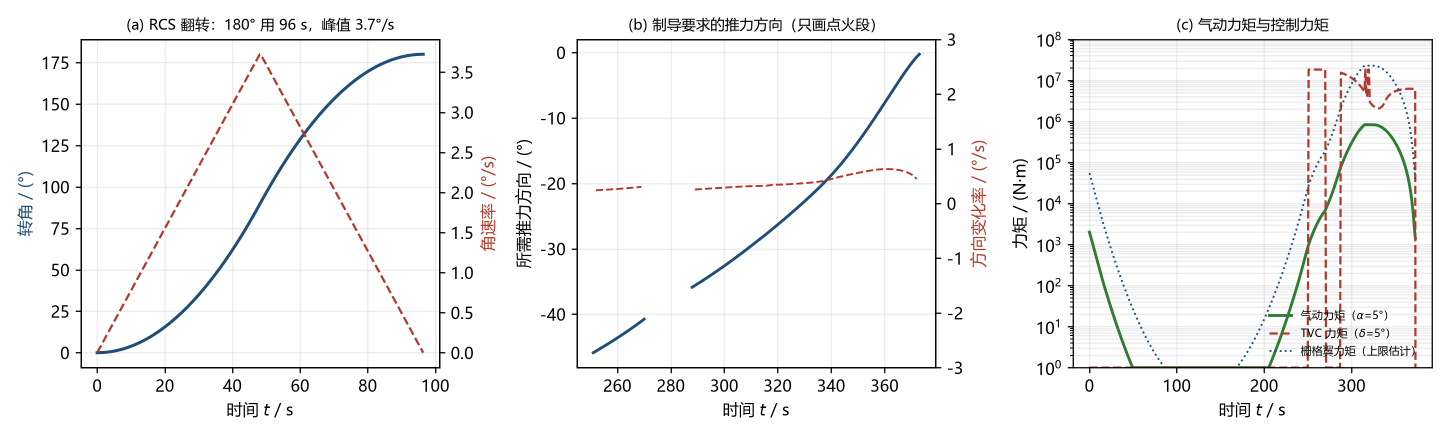
#> input picture projects/全球大学生物理竞赛/2026-A-一级火箭回收/v18/results/figures/source14.png, 2898 x 874 px (shown at 1/2 size)
$ python relayout_attitude.py
#> lines starting #> are read from the running program, lines starting #| are printed output that depends on the picture; after the words box and inside, x2 and y2 are one past the last pixel; in counts of white or black regions, pixels touching at a corner belong together
from pathlib import Path
import numpy as np
from PIL import Image
import matplotlib
matplotlib.use('Agg')
import matplotlib.pyplot as plt
root=Path(__file__).resolve().parents[1]
im=np.asarray(Image.open(root/'results/figures/source14.png').convert('RGB'))
# Original plot coordinates measured on the 1800-pixel reference preview.
sx=im.shape[1]/1800; sy=im.shape[0]/543
#> after `sx = im.shape[1] / 1800`: sx = 1.61
#> after `sy = im.shape[0] / 543`: sy = 1.61
fig,axs=plt.subplots(1,3,figsize=(13.8,4.8));fig.subplots_adjust(left=.06,right=.94,bottom=.29,top=.85,wspace=.63)
colors={'blue':'#1f4e79','red':'#b03a2e','green':'#2e7d32'}
records=[]
def trace(ax,box,xlim,ylim,color,log=False,exclude=None):
 x0,y0,x1,y1=[int(round(v*(sx if i%2==0 else sy))) for i,v in enumerate(box)]
 a=im[y0:y1,x0:x1].astype(float);r,g,b=a[:,:,0],a[:,:,1],a[:,:,2]
 mask={'blue':(b>r*1.30)&(b>g*1.08)&(r<170),'red':(r>g*1.5)&(r>b*1.25)&(g<180),'green':(g>r*1.35)&(g>b*1.15)&(r<170)}[color]
 if exclude:
  for ex in exclude:
   ex0,ey0,ex1,ey1=ex;mask[max(0,int(ey0*sy)-y0):min(y1-y0,int(ey1*sy)-y0),max(0,int(ex0*sx)-x0):min(x1-x0,int(ex1*sx)-x0)]=False
 yy,xx=np.where(mask);x=xlim[0]+xx/(x1-x0)*(xlim[1]-xlim[0]);q=1-yy/(y1-y0)
 y=10**(np.log10(ylim[0])+q*np.log10(ylim[1]/ylim[0])) if log else ylim[0]+q*(ylim[1]-ylim[0])
 ax.scatter(x,y,s=.10,color=colors[color],rasterized=True,linewidths=0)
 records.append({'panel':len(records),'color':color,'pixels':len(x),'interpolation':False})
for ax in axs:ax.grid(alpha=.22);ax.set_xlabel('Time after separation (s)');ax.tick_params(labelsize=9)
a=axs[0];a.set(xlim=(-5,101),ylim=(-9,189),ylabel='Rotation angle (deg)',title='(a) RCS reorientation');trace(a,(101,49,547,457),(-5,101),(-9,189),'blue')
#> in trace, `mask={'blue':(b>r*1.30)&(b>g*1.08)&(r<170),'red':(r>g*1.5)&(r>b*1.25)&..`:
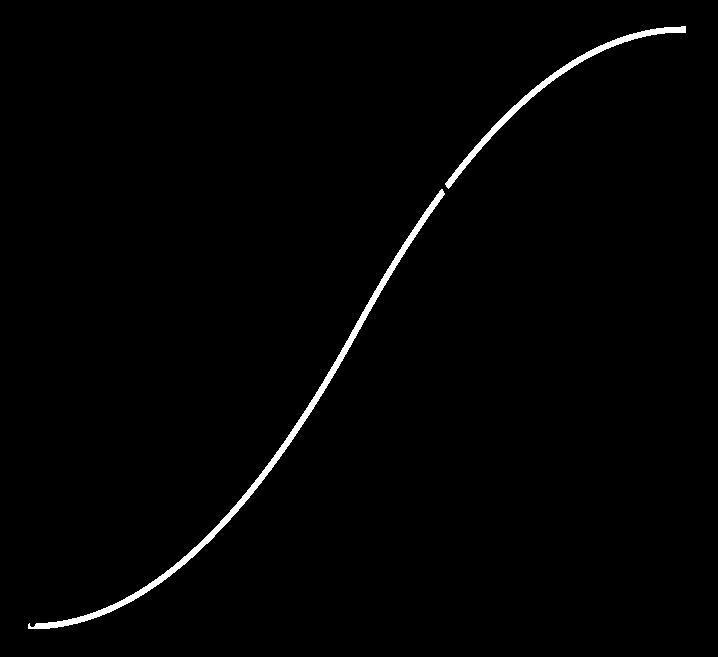
#> mask: shape (657, 718) bool; 1.2% white; 2 white regions, box (x1, y1, x2, y2) and area: (28, 189, 445, 629) 3790, (445, 26, 686, 189) 1823
#> in trace, `yy, xx = np.where(mask)`: yy = 5613 values from 26 to 628; xx = 5613 values, max 685 at index 4, min 28 at index 5452, mean 358.2
#> in trace, `x = xlim[0] + xx / (x1 - x0) * (xlim[1] - xlim[0])`: x = 5613 values, max 96.13 at index 4, min -0.866 at index 5452, mean 47.88
#> in trace, `q = 1 - yy / (y1 - y0)`: q = 5613 values, max 0.96 at index 0, min 0.0441 at index 5591, mean 0.503
#> in trace, `y=10**(np.log10(ylim[0])+q*np.log10(ylim[1]/ylim[0])) if log else ylim..`: y = 5613 values, max 181.2 at index 0, min -0.26 at index 5591, mean 90.66
ar=a.twinx();ar.set(ylim=(-.18,3.87),ylabel='Angular rate (deg/s)');trace(ar,(101,49,547,457),(-5,101),(-.18,3.87),'red');ar.tick_params(labelsize=9)
#> call 2 of trace, with box = (101, 49, 547, 457), xlim = (-5, 101), ylim = (-0.18, 3.87), color = 'red', log = False
#> in trace (call 2), `mask={'blue':(b>r*1.30)&(b>g*1.08)&(r<170),'red':(r>g*1.5)&(r>b*1.25)&..`:
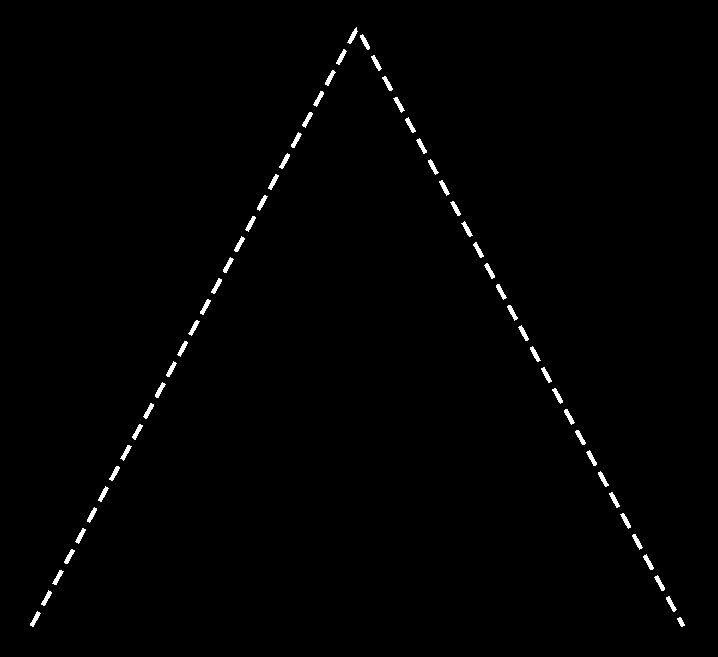
#> mask: shape (657, 718) bool; 0.86% white; 58 white regions, largest, box (x1, y1, x2, y2) and area: (393, 97, 405, 113) 72, (234, 236, 245, 252) 72, (484, 263, 495, 279) 72
#> in trace (call 2), `yy, xx = np.where(mask)`: yy = 4062 values from 27 to 626; xx = 4062 values, max 684 at index 4048, min 30 at index 4029, mean 356.8
#> in trace (call 2), `x = xlim[0] + xx / (x1 - x0) * (xlim[1] - xlim[0])`: x = 4062 values, max 95.98 at index 4048, min -0.571 at index 4029, mean 47.67
#> in trace (call 2), `q = 1 - yy / (y1 - y0)`: q = 4062 values, max 0.959 at index 0, min 0.0472 at index 4058, mean 0.5
#> in trace (call 2), `y=10**(np.log10(ylim[0])+q*np.log10(ylim[1]/ylim[0])) if log else ylim..`: y = 4062 values, max 3.7 at index 0, min 0.0111 at index 4058, mean 1.85
a=axs[1];a.set(xlim=(245,379),ylim=(-48,2),ylabel='Thrust angle (deg)',title='(b) Powered-flight direction');trace(a,(717,49,1162,457),(245,379),(-48,2),'blue')
#> call 3 of trace, with box = (717, 49, 1162, 457), xlim = (245, 379), ylim = (-48, 2), color = 'blue', log = False
#> in trace (call 3), `mask={'blue':(b>r*1.30)&(b>g*1.08)&(r<170),'red':(r>g*1.5)&(r>b*1.25)&..`:
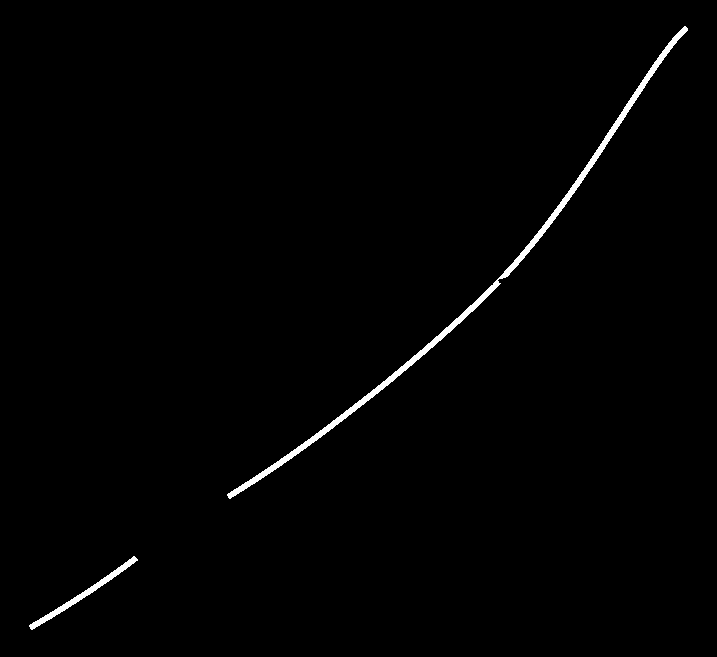
#> mask: shape (657, 717) bool; 0.96% white; 2 white regions, box (x1, y1, x2, y2) and area: (227, 26, 688, 499) 3802, (29, 556, 138, 630) 734
#> in trace (call 3), `yy, xx = np.where(mask)`: yy = 4536 values from 26 to 629; xx = 4536 values, max 687 at index 11, min 29 at index 4503, mean 411.5
#> in trace (call 3), `x = xlim[0] + xx / (x1 - x0) * (xlim[1] - xlim[0])`: x = 4536 values, max 373.4 at index 11, min 250.4 at index 4503, mean 321.9
#> in trace (call 3), `q = 1 - yy / (y1 - y0)`: q = 4536 values, max 0.96 at index 0, min 0.0426 at index 4534, mean 0.497
#> in trace (call 3), `y=10**(np.log10(ylim[0])+q*np.log10(ylim[1]/ylim[0])) if log else ylim..`: y = 4536 values, max 0.0213 at index 0, min -45.87 at index 4534, mean -23.17
ar=a.twinx();ar.set(ylim=(-3,3),ylabel='Direction rate (deg/s)');trace(ar,(717,49,1162,457),(245,379),(-3,3),'red');ar.tick_params(labelsize=9)
#> call 4 of trace, with box = (717, 49, 1162, 457), xlim = (245, 379), ylim = (-3, 3), color = 'red', log = False
#> in trace (call 4), `mask={'blue':(b>r*1.30)&(b>g*1.08)&(r<170),'red':(r>g*1.5)&(r>b*1.25)&..`:
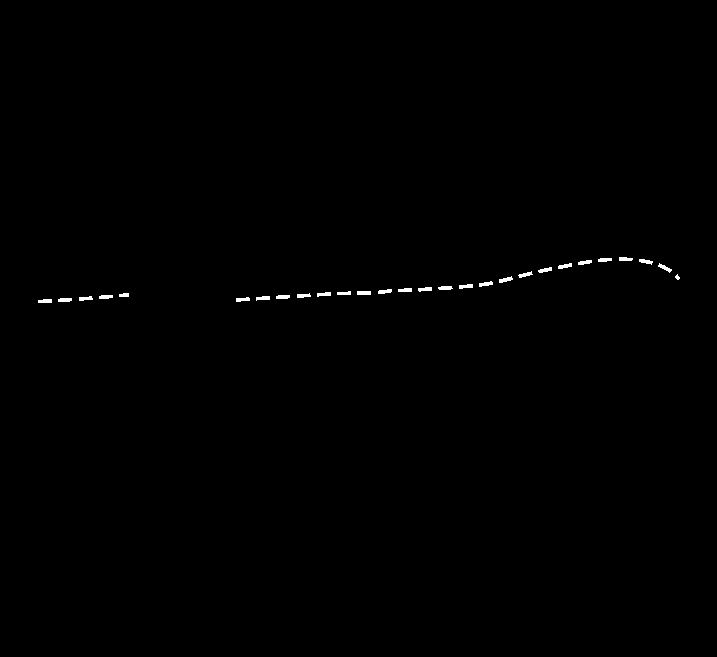
#> mask: shape (657, 717) bool; 0.29% white; 28 white regions (1 under 20 px), largest, box (x1, y1, x2, y2) and area: (357, 291, 371, 295) 56, (499, 276, 513, 283) 54, (558, 263, 572, 269) 53
#> in trace (call 4), `yy, xx = np.where(mask)`: yy = 1378 values from 257 to 302; xx = 1378 values, max 679 at index 423, min 38 at index 1285, mean 393.3
#> in trace (call 4), `x = xlim[0] + xx / (x1 - x0) * (xlim[1] - xlim[0])`: x = 1378 values, max 371.9 at index 423, min 252.1 at index 1285, mean 318.5
#> in trace (call 4), `q = 1 - yy / (y1 - y0)`: q = 1378 values, max 0.609 at index 0, min 0.54 at index 1364, mean 0.567
#> in trace (call 4), `y=10**(np.log10(ylim[0])+q*np.log10(ylim[1]/ylim[0])) if log else ylim..`: y = 1378 values, max 0.653 at index 0, min 0.242 at index 1364, mean 0.404
a.text(.5,-.27,'Unpowered coast between burns\n(no thrust direction)',transform=a.transAxes,ha='center',fontsize=8)
a=axs[2];a.set(xlim=(-20,390),ylim=(1,1e8),ylabel='Moment (N m)',title='(c) Moment scales');a.set_yscale('log')
for c,label,ls in [('green','Aerodynamic','-'),('red',r'TVC ($5^\circ$)','--'),('blue','Grid fins',':')]:
 trace(a,(1332,49,1779,457),(-20,390),(1,1e8),c,True,exclude=[(1572,380,1763,447)])
 a.plot([],[],color=colors[c],ls=ls,label=label)
#> this loop made 3 passes
#> pass 1, in trace (call 5), `a = im[y0:y1, x0:x1].astype(float)`:
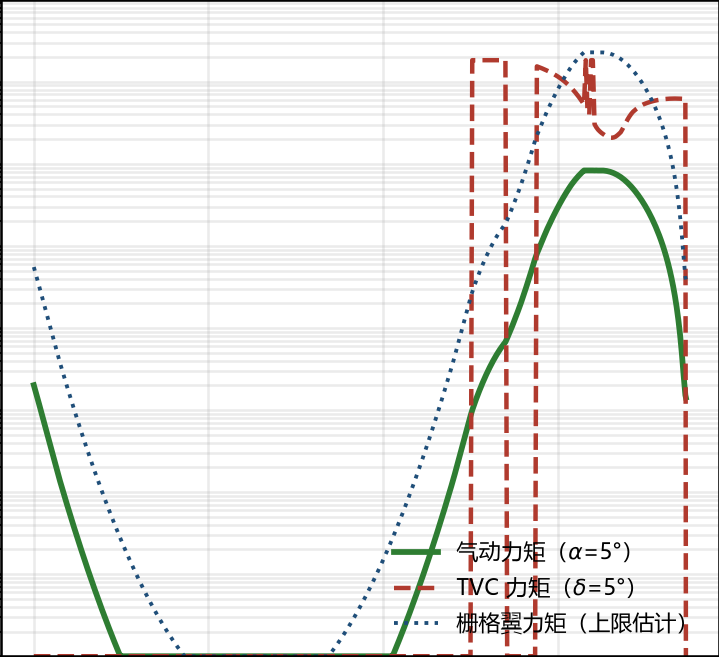
#> a: shape (657, 719, 3) float64; mean R, G, B 239.9, 239, 237.9
#> pass 1, in trace (call 5), `r, g, b = (a[:, :, 0], a[:, :, 1], a[:, :, 2])`:
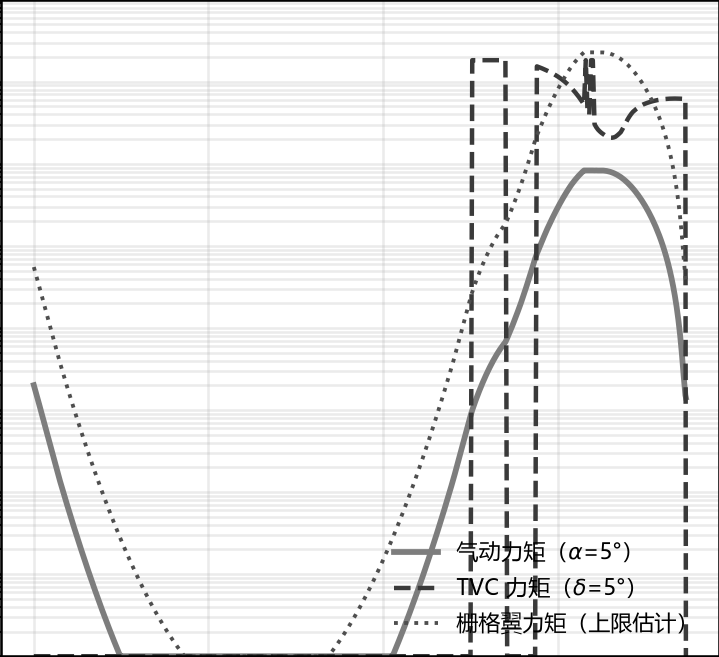
#> g: shape (657, 719) float64; min 0, max 255, mean 239
a.legend(loc='upper center',bbox_to_anchor=(.5,-.22),frameon=False,fontsize=8,ncol=1)
fig.savefig(root/'results/figures/attitude_relayout.pdf');fig.savefig(root/'results/figures/attitude_relayout.png',dpi=180)
#> after `fig.savefig(root / 'results/figures/attitude_relayout.pdf')`:
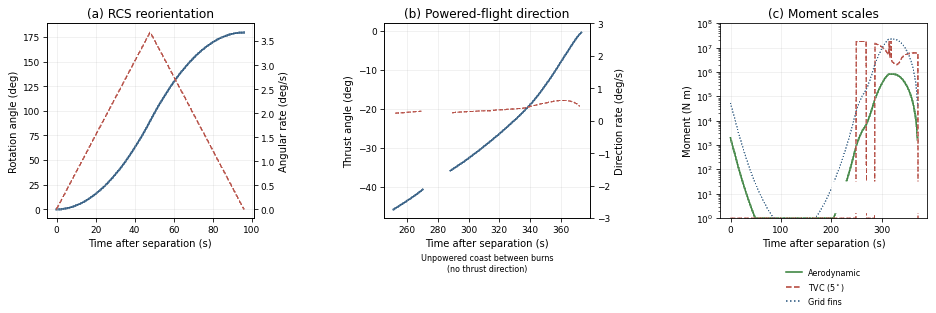
#> figure drawn by matplotlib, 5 panels
import json
(root/'results/data/attitude_relayout_provenance.json').write_text(json.dumps({'source':'source14.png','method':'Colored source pixels mapped to the original axes; no new simulation, no bridging of gaps. Original legend footprint excluded; obscured data are not reconstructed.','traces':records},indent=2))

$ run again, with projects/全球大学生物理竞赛/2026-A-一级火箭回收/v18/results/figures/source10.png copied over projects/全球大学生物理竞赛/2026-A-一级火箭回收/v18/results/figures/source14.png
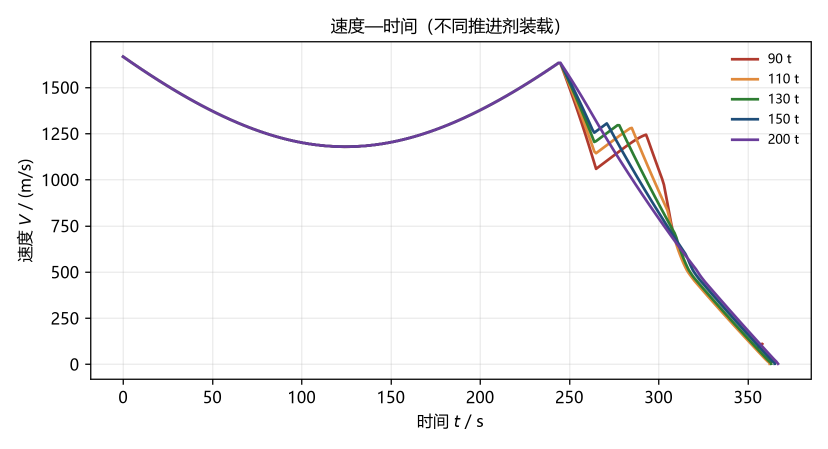
#> input picture projects/全球大学生物理竞赛/2026-A-一级火箭回收/v18/results/figures/source10.png, 1656 x 897 px (shown at 1/2 size)
#> in trace, `mask={'blue':(b>r*1.30)&(b>g*1.08)&(r<170),'red':(r>g*1.5)&(r>b*1.25)&..`:
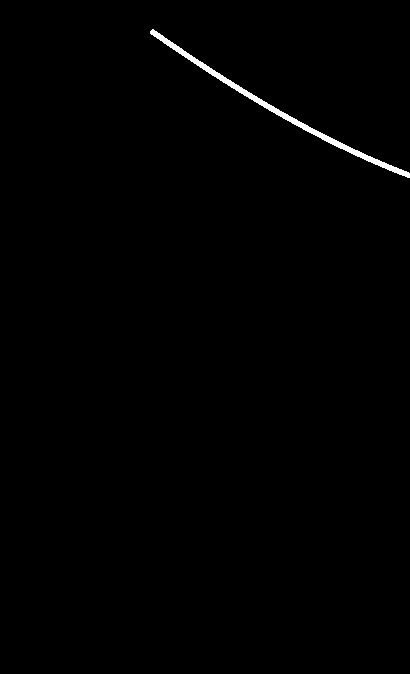
#> mask: shape (674, 410) bool; 0.59% white; 1 white region, box (x1, y1, x2, y2) and area: (150, 29, 410, 178) 1639
#> yy = 1639 values from 29 to 177; xx = 1639 values, max 409 at index 1611, min 150 at index 6, mean 277.4
#> x = 1639 values, max 100.7 at index 1611, min 33.78 at index 6, mean 66.71
#> q = 1639 values, max 0.957 at index 0, min 0.737 at index 1636, mean 0.839
#> y = 1639 values, max 180.5 at index 0, min 137 at index 1636, mean 157.2
#> mask: shape (674, 410) bool; every value is 0
#> a: shape (674, 409, 3) float64
#> r: shape (674, 409) float64
#> g: shape (674, 409) float64
#> b: shape (674, 409) float64
#> mask: shape (674, 409) bool; 0.87% white; 1 white region, box (x1, y1, x2, y2) and area: (0, 74, 409, 215) 2401
#> mask: shape (674, 409) bool; every value is 0
#> the loop `for c,label,ls in [('green','Aerodynamic','-'),('red',r'TVC ($5^\circ$..` made 3 passes
#> pass 1, in trace (call 5), `r, g, b = (a[:, :, 0], a[:, :, 1], a[:, :, 2])`:
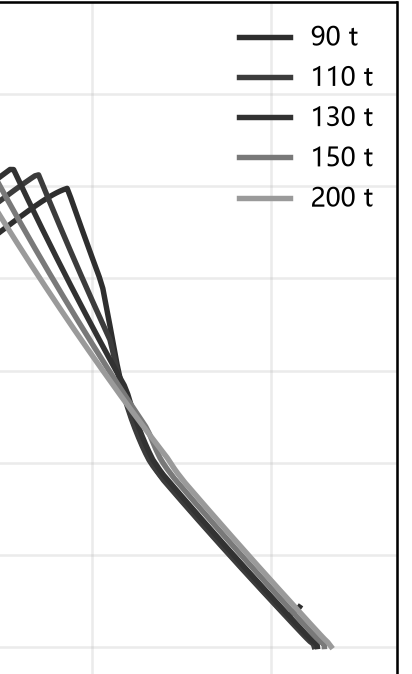
#> b: shape (674, 412) float64; min 0, max 255, mean 242.2

$ run again, with projects/全球大学生物理竞赛/2026-A-一级火箭回收/v18/results/figures/source12.png copied over projects/全球大学生物理竞赛/2026-A-一级火箭回收/v18/results/figures/source14.png
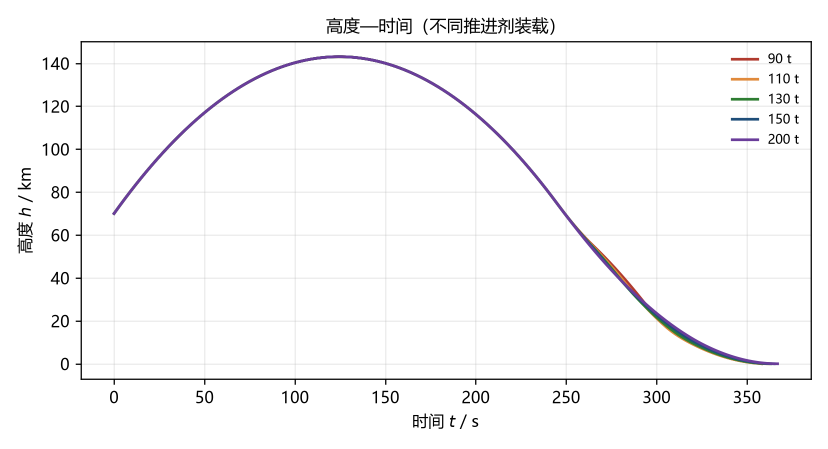
#> input picture projects/全球大学生物理竞赛/2026-A-一级火箭回收/v18/results/figures/source12.png, 1656 x 897 px (shown at 1/2 size)
#> in trace, `mask={'blue':(b>r*1.30)&(b>g*1.08)&(r<170),'red':(r>g*1.5)&(r>b*1.25)&..`:
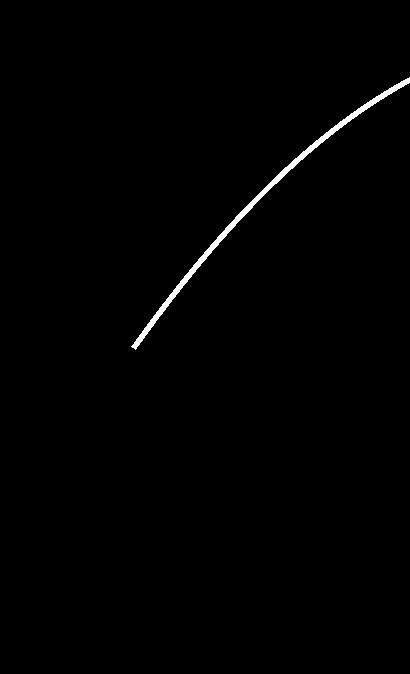
#> mask: shape (674, 410) bool; 0.77% white; 1 white region, box (x1, y1, x2, y2) and area: (131, 77, 410, 350) 2121
#> yy = 2121 values from 77 to 349; xx = 2121 values, max 409 at index 0, min 131 at index 2105, mean 261.3
#> x = 2121 values, max 100.7 at index 0, min 28.87 at index 2105, mean 62.56
#> q = 2121 values, max 0.886 at index 0, min 0.482 at index 2120, mean 0.698
#> y = 2121 values, max 166.4 at index 0, min 86.47 at index 2120, mean 129.2
#> mask: shape (674, 410) bool; every value is 0
#> a: shape (674, 409, 3) float64
#> r: shape (674, 409) float64
#> g: shape (674, 409) float64
#> b: shape (674, 409) float64
#> mask: shape (674, 409) bool; 0.97% white; 1 white region, box (x1, y1, x2, y2) and area: (0, 30, 409, 272) 2679
#> mask: shape (674, 409) bool; every value is 0
#> the loop `for c,label,ls in [('green','Aerodynamic','-'),('red',r'TVC ($5^\circ$..` made 3 passes
#> pass 1, in trace (call 5), `r, g, b = (a[:, :, 0], a[:, :, 1], a[:, :, 2])`:
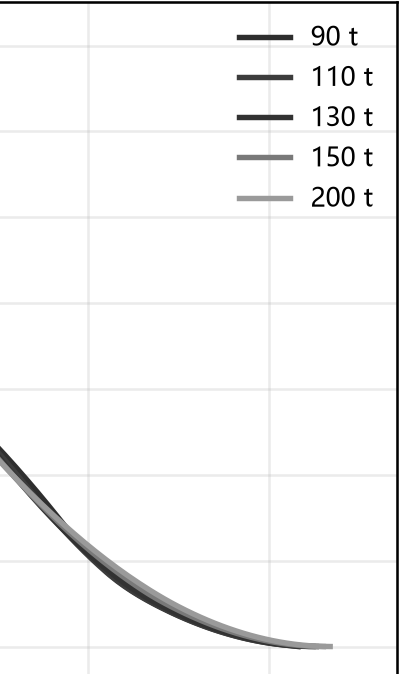
#> b: shape (674, 412) float64; min 0, max 255, mean 246.8
